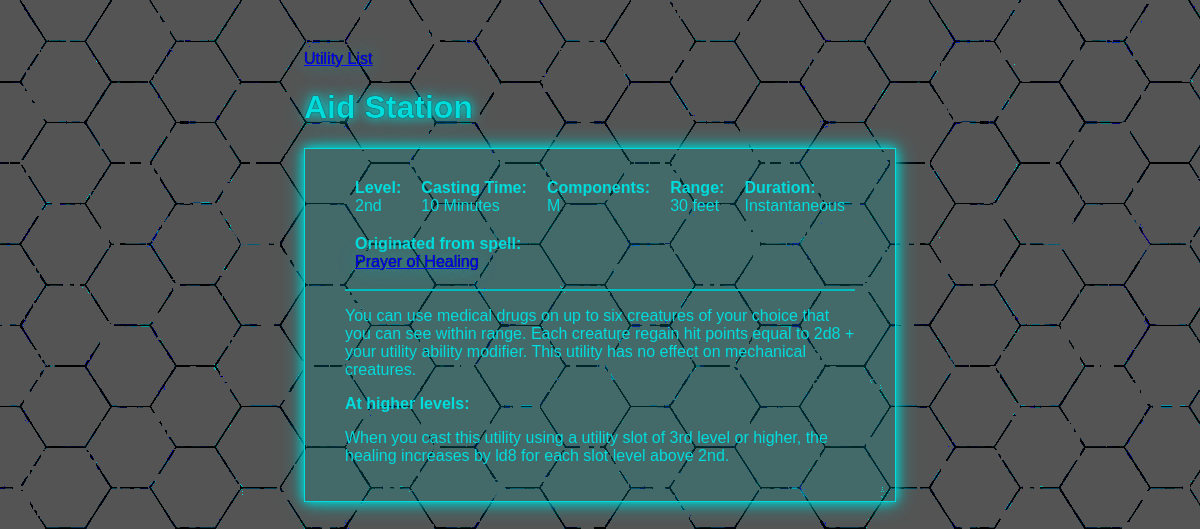
Page /utilities/4/ on the committed database.
### utilities/models.py (models this page shows, shortened)
class Utility(models.Model):
    name = models.CharField(max_length=50, unique=True)
    description = RichTextField(blank=True)
    at_higher_levels = RichTextField(blank=True)
    ritual = models.BooleanField(default=False)
    utility_level = models.ForeignKey(
        UtilityLevel, models.SET_DEFAULT, default=0)
    casting_time_unit = models.ForeignKey(
        UtilityCastingTimeUnit, models.SET_DEFAULT, default=1)
    casting_time_quantity = models.IntegerField(null=True, default=1)
    reaction_casting_description = models.TextField(blank=True)
    components = models.ManyToManyField(UtilityComponent, blank=True)
    material_components = models.TextField(blank=True)
    range_type = models.ForeignKey(RangeType, models.SET_NULL, null=True)
    range_distance = models.IntegerField(null=True, default=0)
    range_unit = models.ForeignKey(RangeUnit, related_name='untility_range', on_delete=models.SET_NULL, null=True, blank=True)
    aoe = models.ForeignKey(AreaType, on_delete=models.SET_NULL, null=True, blank=True)
    aoe_unit = models.ForeignKey(RangeUnit, related_name='untility_aoe', on_delete=models.SET_NULL, null=True, blank=True)
    aoe_unit_quantity = models.IntegerField(null=True, blank=True)
    duration_type = models.ForeignKey(DurationType, models.SET_NULL, null=True)
    duration_time_unit = models.ForeignKey(
        DurationTimeUnit, on_delete=models.SET_NULL, null=True, blank=True)
    duration_quantity = models.IntegerField(null=True, blank=True)
    origin = models.CharField(max_length=25, blank=True)
    origin_link = models.URLField(blank=True)
    class Meta:
        verbose_name_plural = 'Utilities'

class UtilityLevel(models.Model):
    id = models.IntegerField(primary_key=True)
    level = models.CharField(max_length=10)
    def __str__(self):
        return self.level

class UtilityCastingTimeUnit(models.Model):
    unit = models.CharField(max_length=15)
    def __str__(self):
        return self.unit

class UtilityComponent(models.Model):
    abbreviation = models.CharField(primary_key=True, max_length=1)
    name = models.CharField(max_length=15)
    description = models.TextField(blank=True)

class DurationType(models.Model):
    type = models.CharField(max_length=30)
    def __str__(self):
        return self.type

### utilities/views.py (the view)
# urls.py: path('<int:pk>/', views.UtilityDetailView.as_view(), name='detail')
class UtilityDetailView(generic.DetailView):
    model = Utility
    template_name = 'utilities/detail.html'

### utilities/templates/utilities/detail.html (shortened to what this page needs)
{% extends 'utilities/base.html' %}
{% block 'nav' %}
<a href="{% url 'utility_list' %}">Utility List</a>
{% endblock 'nav' %}
{% block 'header' %}
<h1>
  {{ utility.name }}
</h1>
{% endblock 'header' %}
{% block 'content' %}
  <div class="details">
    <div class="metadata">
      <div class="metadata-content">
        <label for="level">Level:</label>
        <div>{{ utility.utility_level }}</div>
      </div>
      <div class="metadata-content">
        <label for="CastingTime">Casting Time:</label>
        <div>
          {{ utility.casting_time_quantity }} {{ utility.casting_time_unit }}{% if utility.casting_time_quantity > 1 %}s{% endif %}
        </div>
      </div>
      <div class="metadata-content">
        <label for="components">Components:</label>
        <div>
          {% for component in utility.components.all %}
            {{ component.abbreviation }}{% if not forloop.last %},{% endif %}
          {% endfor %}
        </div>
      </div>
      <div class="metadata-content">
        <label for="range">Range:</label>
        {% if utility.range_type.type == "Ranged" %}
        <div>{{ utility.range_distance }} feet</div>
        {% else %}
        <div>{{ utility.range_type }}</div>
        {% endif %}
      </div>
      <div class="metadata-content">
        <label for="duration">Duration:</label>
        {% if utility.duration_time_unit.unit and utility.duration_quantity > 0 %}
        <div>
          {{ utility.duration_quantity }} {{ utility.duration_time_unit.unit }}{% if utility.duration_quantity > 1 %}s{% endif %}
        </div>
        {% else %}
        <div>{{ utility.duration_type }}</div>
        {% endif %}
      </div>
      {% if utility.origin %}
      <div class="metadata-content">
        <label for="origin">Originated from spell:</label>
        <div>
          <a href="{{ utility.origin_link }}" target="_blank"
            >{{ utility.origin }}</a
          >
        </div>
      </div>
      {% endif %}
    </div>
    <hr>
    <div class="details-description">
      <p>{{ utility.description | safe }}</p>
      {% if utility.at_higher_levels %}
      <div>
        <strong>At higher levels:</strong>
        <p>{{ utility.at_higher_levels | safe }}</p>
      </div>
      {% endif %}
    </div>
  </div>
{% endblock 'content' %}

### utilities/static/utilities/style.css (style rules this page uses)
:root { --color-white: rgba(255,255,255,1); --color-Damn-Light: rgba(0,220,220,1); --color-Light: rgba(0,190,190,1); --color-Dark: rgba(60,60,60,1); --color-Black: rgba(33,33,33,1); --font-Size: 18px; }
body { background-image: url("hexgrid_gray_hex_effect.png"); background-attachment: fixed; font-family: 'Rajdhani', sans-serif; }
h1 { text-shadow: 0 0 1px black, 0 0 10px var(--color-Damn-Light), 0 0 20px var(--color-Light); }
a { color: blue; text-shadow: 0px 0px 1px black, 0px 0px 20px var(--color-Light); }
.container * { outline: none; }
.details { justify-content: space-between; }
.metadata { display: flex; flex-wrap: wrap; justify-content: space-between; }
.metadata-content { display: inline-block; margin: 10px; }
.metadata-content label { font-weight: bold; }
hr { border: 1px solid #00bebe; background-color: #00bebe; }

### rows in the picture
Utility: name "Aid Station", utility_level "2nd", casting_time_quantity "10", casting_time_unit "Minute", range_distance "30", duration_type "Instantaneous", origin "Prayer of Healing", description "You can use medical drugs on up to six creatures of your choice that you can see within range. Each creature regain hit points equal to 2d8 + your utility ability modifier. This utility has no effect on mechanical creatures.", at_higher_levels "When you cast this utility using a utility slot of 3rd level or higher, the healing increases by ld8 for each slot level above 2nd."
UtilityComponent: abbreviation "M"
